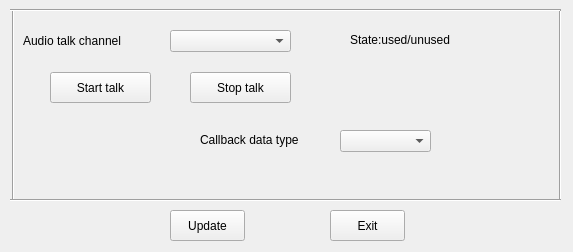
<?xml version="1.0" encoding="UTF-8"?>
<ui version="4.0">
 <class>AudioIntercomClass</class>
 <widget class="QWidget" name="AudioIntercomClass">
  <property name="geometry">
   <rect>
    <x>0</x>
    <y>0</y>
    <width>573</width>
    <height>252</height>
   </rect>
  </property>
  <property name="windowTitle">
   <string>AudioIntercom</string>
  </property>
  <widget class="QPushButton" name="pushButton_startintercom">
   <property name="geometry">
    <rect>
     <x>50</x>
     <y>72</y>
     <width>101</width>
     <height>31</height>
    </rect>
   </property>
   <property name="text">
    <string>Start talk</string>
   </property>
  </widget>
  <widget class="QLabel" name="label_2">
   <property name="geometry">
    <rect>
     <x>23</x>
     <y>30</y>
     <width>131</width>
     <height>21</height>
    </rect>
   </property>
   <property name="text">
    <string>Audio talk channel</string>
   </property>
  </widget>
  <widget class="QLabel" name="label">
   <property name="geometry">
    <rect>
     <x>350</x>
     <y>30</y>
     <width>191</width>
     <height>20</height>
    </rect>
   </property>
   <property name="text">
    <string>State:used/unused</string>
   </property>
  </widget>
  <widget class="QPushButton" name="pushButton__stopintercom">
   <property name="geometry">
    <rect>
     <x>190</x>
     <y>72</y>
     <width>101</width>
     <height>31</height>
    </rect>
   </property>
   <property name="text">
    <string>Stop talk</string>
   </property>
  </widget>
  <widget class="Line" name="line_4">
   <property name="geometry">
    <rect>
     <x>550</x>
     <y>10</y>
     <width>20</width>
     <height>191</height>
    </rect>
   </property>
   <property name="orientation">
    <enum>Qt::Vertical</enum>
   </property>
  </widget>
  <widget class="Line" name="line_3">
   <property name="geometry">
    <rect>
     <x>3</x>
     <y>10</y>
     <width>20</width>
     <height>191</height>
    </rect>
   </property>
   <property name="orientation">
    <enum>Qt::Vertical</enum>
   </property>
  </widget>
  <widget class="QPushButton" name="pushButton_exit">
   <property name="geometry">
    <rect>
     <x>330</x>
     <y>210</y>
     <width>75</width>
     <height>31</height>
    </rect>
   </property>
   <property name="text">
    <string>Exit</string>
   </property>
  </widget>
  <widget class="Line" name="line_2">
   <property name="geometry">
    <rect>
     <x>10</x>
     <y>190</y>
     <width>551</width>
     <height>20</height>
    </rect>
   </property>
   <property name="orientation">
    <enum>Qt::Horizontal</enum>
   </property>
  </widget>
  <widget class="QComboBox" name="comboBox_channel">
   <property name="geometry">
    <rect>
     <x>170</x>
     <y>30</y>
     <width>121</width>
     <height>22</height>
    </rect>
   </property>
  </widget>
  <widget class="Line" name="line">
   <property name="geometry">
    <rect>
     <x>10</x>
     <y>0</y>
     <width>551</width>
     <height>20</height>
    </rect>
   </property>
   <property name="orientation">
    <enum>Qt::Horizontal</enum>
   </property>
  </widget>
  <widget class="QLabel" name="label_3">
   <property name="geometry">
    <rect>
     <x>200</x>
     <y>130</y>
     <width>131</width>
     <height>20</height>
    </rect>
   </property>
   <property name="text">
    <string>Callback data type</string>
   </property>
  </widget>
  <widget class="QComboBox" name="comboBox_streamtype">
   <property name="geometry">
    <rect>
     <x>340</x>
     <y>130</y>
     <width>91</width>
     <height>22</height>
    </rect>
   </property>
  </widget>
  <widget class="QPushButton" name="pushButton_refresh">
   <property name="geometry">
    <rect>
     <x>170</x>
     <y>210</y>
     <width>75</width>
     <height>31</height>
    </rect>
   </property>
   <property name="text">
    <string>Update</string>
   </property>
  </widget>
 </widget>
 <layoutdefault spacing="6" margin="11"/>
 <resources/>
 <connections/>
</ui>
